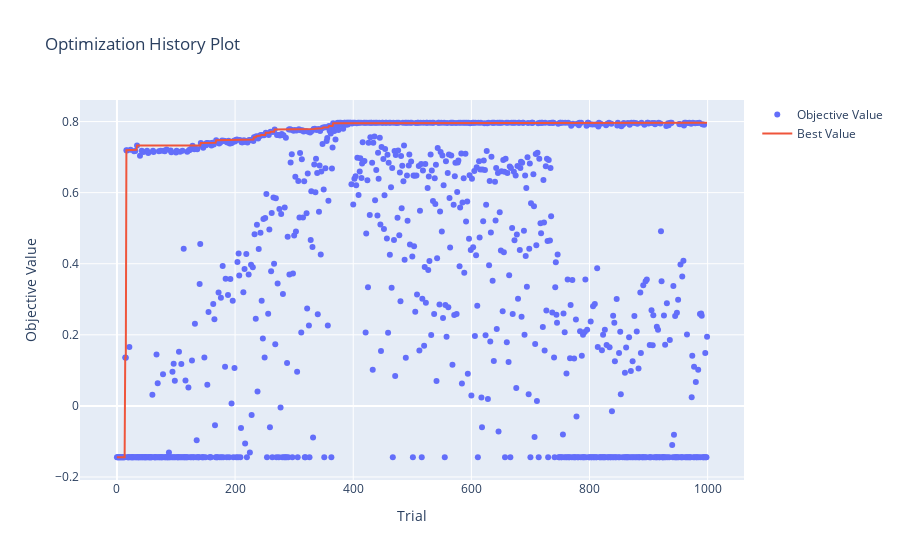

This figure's notebook cell:
### Code cell
optuna.visualization.plot_optimization_history(study_en)

### Figure 1 — Plotly figure (JSON) as saved in the notebook; plotly's stock layout.template omitted (floating-point values rounded to 4 significant figures; data arrays with more than 128 entries replaced by an {"elided": "..."} marker saying what was removed)
{"data": [{"mode": "markers", "name": "Objective Value", "type": "scatter", "x": {"elided": "1000 int values"}, "y": {"elided": "1000 float values"}}, {"name": "Best Value", "type": "scatter", "x": {"elided": "1000 int values"}, "y": {"elided": "1000 float values"}}], "layout": {"title": {"text": "Optimization History Plot"}, "xaxis": {"title": {"text": "Trial"}}, "yaxis": {"title": {"text": "Objective Value"}}}}
